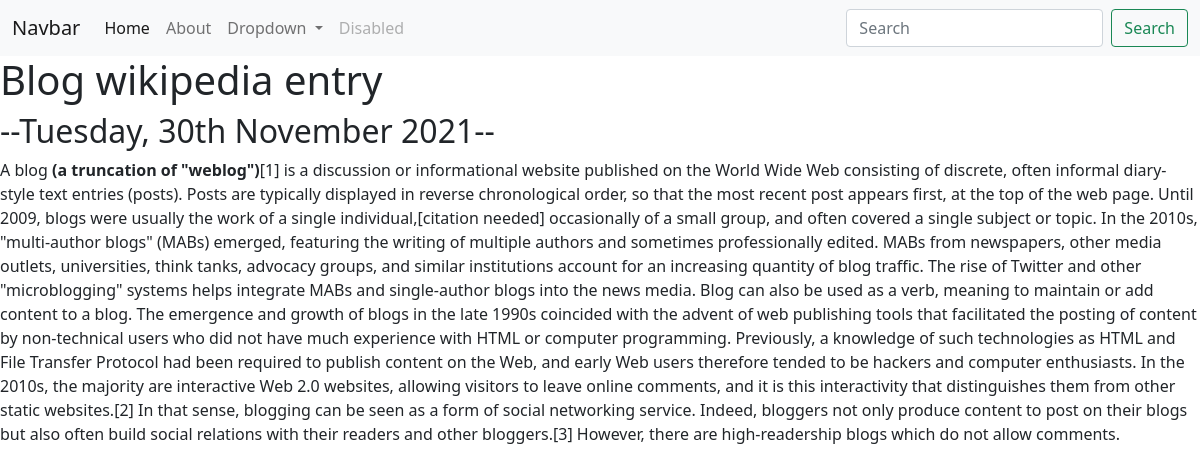
The page /blog/10/ on the database its author committed.
### blog/models.py (models this page shows, shortened)
class Blog(models.Model):
    title = models.CharField(max_length=200)
    date = models.DateField()
    details = models.TextField()

### blog/views.py (the view)
# urls.py: path('<int:blog_id>/', views.detail, name='detail'),
def detail(request, blog_id):
    blog = get_object_or_404(Blog, pk=blog_id)
    return render(request, 'blog/detail.html', {'blog':blog})

### blog/templates/blog/detail.html (shortened to what this page needs)
{% extends 'portfolio/base.html' %}
{% block content %}
<link href="https://cdn.jsdelivr.net/npm/bootstrap@5.1.3/dist/css/bootstrap.min.css" rel="stylesheet">
<h1>{{ blog.title }}</h1>
<h2>--{{ blog.date|date:'l, jS F Y' }}--</h2>
{{ blog.details|safe }}
{% endblock %}

### rows shown on the page
Blog: title "Blog wikipedia entry", date "Tuesday, 30th November 2021", details "A blog (a truncation of \"weblog\") [1] is a discussion or informational website published on the World Wide Web consisting of discrete, often informal diary-style text entries (posts). Posts are typically displayed in reverse chronological order, so that the most recent post appears first, at the top of the web page. Until 2009, blogs were usually the work of a single individual,[citation needed] occasionally of a small group, and often covered a single subject or topic. In the 2010s, \"multi-author blogs\" (MABs) emerged, featuring the writing of multiple authors and sometimes professionally edited. MABs from newspapers, other media outlets, universities, think tanks, advocacy groups, and…"
